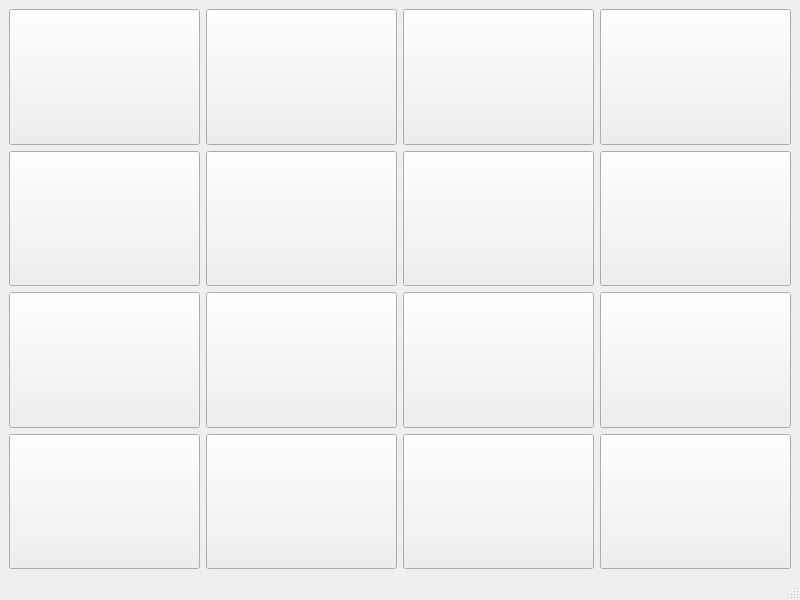
<?xml version="1.0" encoding="UTF-8"?>
<ui version="4.0">
 <class>MainWindow</class>
 <widget class="QMainWindow" name="MainWindow">
  <property name="geometry">
   <rect>
    <x>0</x>
    <y>0</y>
    <width>800</width>
    <height>600</height>
   </rect>
  </property>
  <property name="windowTitle">
   <string>MainWindow</string>
  </property>
  <widget class="QWidget" name="centralwidget">
   <layout class="QGridLayout" name="gridLayout">
    <item row="2" column="1">
     <widget class="QPushButton" name="btn_6">
      <property name="sizePolicy">
       <sizepolicy hsizetype="Expanding" vsizetype="Expanding">
        <horstretch>0</horstretch>
        <verstretch>0</verstretch>
       </sizepolicy>
      </property>
      <property name="text">
       <string/>
      </property>
     </widget>
    </item>
    <item row="3" column="1">
     <widget class="QPushButton" name="btn_10">
      <property name="sizePolicy">
       <sizepolicy hsizetype="Expanding" vsizetype="Expanding">
        <horstretch>0</horstretch>
        <verstretch>0</verstretch>
       </sizepolicy>
      </property>
      <property name="text">
       <string/>
      </property>
     </widget>
    </item>
    <item row="1" column="0">
     <widget class="QPushButton" name="btn_1">
      <property name="sizePolicy">
       <sizepolicy hsizetype="Expanding" vsizetype="Expanding">
        <horstretch>0</horstretch>
        <verstretch>0</verstretch>
       </sizepolicy>
      </property>
      <property name="text">
       <string/>
      </property>
     </widget>
    </item>
    <item row="2" column="3">
     <widget class="QPushButton" name="btn_8">
      <property name="sizePolicy">
       <sizepolicy hsizetype="Expanding" vsizetype="Expanding">
        <horstretch>0</horstretch>
        <verstretch>0</verstretch>
       </sizepolicy>
      </property>
      <property name="text">
       <string/>
      </property>
     </widget>
    </item>
    <item row="3" column="3">
     <widget class="QPushButton" name="btn_12">
      <property name="sizePolicy">
       <sizepolicy hsizetype="Expanding" vsizetype="Expanding">
        <horstretch>0</horstretch>
        <verstretch>0</verstretch>
       </sizepolicy>
      </property>
      <property name="text">
       <string/>
      </property>
     </widget>
    </item>
    <item row="1" column="2">
     <widget class="QPushButton" name="btn_3">
      <property name="sizePolicy">
       <sizepolicy hsizetype="Expanding" vsizetype="Expanding">
        <horstretch>0</horstretch>
        <verstretch>0</verstretch>
       </sizepolicy>
      </property>
      <property name="text">
       <string/>
      </property>
     </widget>
    </item>
    <item row="2" column="2">
     <widget class="QPushButton" name="btn_7">
      <property name="sizePolicy">
       <sizepolicy hsizetype="Expanding" vsizetype="Expanding">
        <horstretch>0</horstretch>
        <verstretch>0</verstretch>
       </sizepolicy>
      </property>
      <property name="text">
       <string/>
      </property>
     </widget>
    </item>
    <item row="1" column="1">
     <widget class="QPushButton" name="btn_2">
      <property name="sizePolicy">
       <sizepolicy hsizetype="Expanding" vsizetype="Expanding">
        <horstretch>0</horstretch>
        <verstretch>0</verstretch>
       </sizepolicy>
      </property>
      <property name="text">
       <string/>
      </property>
     </widget>
    </item>
    <item row="2" column="0">
     <widget class="QPushButton" name="btn_5">
      <property name="sizePolicy">
       <sizepolicy hsizetype="Expanding" vsizetype="Expanding">
        <horstretch>0</horstretch>
        <verstretch>0</verstretch>
       </sizepolicy>
      </property>
      <property name="text">
       <string/>
      </property>
     </widget>
    </item>
    <item row="1" column="3">
     <widget class="QPushButton" name="btn_4">
      <property name="sizePolicy">
       <sizepolicy hsizetype="Expanding" vsizetype="Expanding">
        <horstretch>0</horstretch>
        <verstretch>0</verstretch>
       </sizepolicy>
      </property>
      <property name="text">
       <string/>
      </property>
     </widget>
    </item>
    <item row="3" column="2">
     <widget class="QPushButton" name="btn_11">
      <property name="sizePolicy">
       <sizepolicy hsizetype="Expanding" vsizetype="Expanding">
        <horstretch>0</horstretch>
        <verstretch>0</verstretch>
       </sizepolicy>
      </property>
      <property name="text">
       <string/>
      </property>
     </widget>
    </item>
    <item row="3" column="0">
     <widget class="QPushButton" name="btn_9">
      <property name="sizePolicy">
       <sizepolicy hsizetype="Expanding" vsizetype="Expanding">
        <horstretch>0</horstretch>
        <verstretch>0</verstretch>
       </sizepolicy>
      </property>
      <property name="text">
       <string/>
      </property>
     </widget>
    </item>
    <item row="4" column="0">
     <widget class="QPushButton" name="btn_13">
      <property name="sizePolicy">
       <sizepolicy hsizetype="Expanding" vsizetype="Expanding">
        <horstretch>0</horstretch>
        <verstretch>0</verstretch>
       </sizepolicy>
      </property>
      <property name="text">
       <string/>
      </property>
     </widget>
    </item>
    <item row="4" column="1">
     <widget class="QPushButton" name="btn_14">
      <property name="sizePolicy">
       <sizepolicy hsizetype="Expanding" vsizetype="Expanding">
        <horstretch>0</horstretch>
        <verstretch>0</verstretch>
       </sizepolicy>
      </property>
      <property name="text">
       <string/>
      </property>
     </widget>
    </item>
    <item row="4" column="2">
     <widget class="QPushButton" name="btn_15">
      <property name="sizePolicy">
       <sizepolicy hsizetype="Expanding" vsizetype="Expanding">
        <horstretch>0</horstretch>
        <verstretch>0</verstretch>
       </sizepolicy>
      </property>
      <property name="text">
       <string/>
      </property>
     </widget>
    </item>
    <item row="4" column="3">
     <widget class="QPushButton" name="btn_16">
      <property name="sizePolicy">
       <sizepolicy hsizetype="Expanding" vsizetype="Expanding">
        <horstretch>0</horstretch>
        <verstretch>0</verstretch>
       </sizepolicy>
      </property>
      <property name="text">
       <string/>
      </property>
     </widget>
    </item>
   </layout>
  </widget>
  <widget class="QMenuBar" name="menubar">
   <property name="geometry">
    <rect>
     <x>0</x>
     <y>0</y>
     <width>800</width>
     <height>25</height>
    </rect>
   </property>
  </widget>
  <widget class="QStatusBar" name="statusbar"/>
 </widget>
 <resources/>
 <connections/>
</ui>
